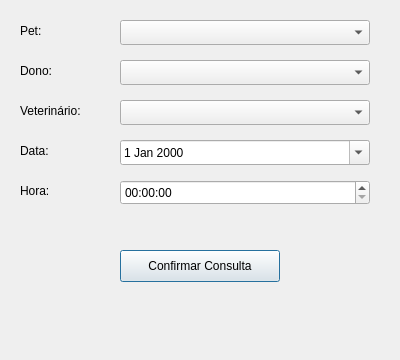
<?xml version="1.0" encoding="UTF-8"?>
<ui version="4.0">
 <class>DialogAgendarConsulta</class>
 <widget class="QDialog" name="DialogAgendarConsulta">
  <property name="geometry">
   <rect>
    <x>0</x>
    <y>0</y>
    <width>400</width>
    <height>360</height>
   </rect>
  </property>
  <property name="windowTitle">
   <string>Agendar Consulta</string>
  </property>
  <widget class="QLabel" name="labelPet">
   <property name="geometry">
    <rect>
     <x>20</x>
     <y>20</y>
     <width>91</width>
     <height>21</height>
    </rect>
   </property>
   <property name="text">
    <string>Pet:</string>
   </property>
  </widget>
  <widget class="QComboBox" name="comboPet">
   <property name="geometry">
    <rect>
     <x>120</x>
     <y>20</y>
     <width>250</width>
     <height>25</height>
    </rect>
   </property>
  </widget>

  <widget class="QLabel" name="labelDono">
   <property name="geometry">
    <rect>
     <x>20</x>
     <y>60</y>
     <width>91</width>
     <height>21</height>
    </rect>
   </property>
   <property name="text">
    <string>Dono:</string>
   </property>
  </widget>
  <widget class="QComboBox" name="comboDono">
   <property name="geometry">
    <rect>
     <x>120</x>
     <y>60</y>
     <width>250</width>
     <height>25</height>
    </rect>
   </property>
  </widget>

  <widget class="QLabel" name="labelVet">
   <property name="geometry">
    <rect>
     <x>20</x>
     <y>100</y>
     <width>91</width>
     <height>21</height>
    </rect>
   </property>
   <property name="text">
    <string>Veterinário:</string>
   </property>
  </widget>
  <widget class="QComboBox" name="comboVeterinario">
   <property name="geometry">
    <rect>
     <x>120</x>
     <y>100</y>
     <width>250</width>
     <height>25</height>
    </rect>
   </property>
  </widget>

  <widget class="QLabel" name="labelData">
   <property name="geometry">
    <rect>
     <x>20</x>
     <y>140</y>
     <width>91</width>
     <height>21</height>
    </rect>
   </property>
   <property name="text">
    <string>Data:</string>
   </property>
  </widget>
  <widget class="QDateEdit" name="dateEdit">
   <property name="geometry">
    <rect>
     <x>120</x>
     <y>140</y>
     <width>250</width>
     <height>25</height>
    </rect>
   </property>
   <property name="calendarPopup">
    <bool>true</bool>
   </property>
  </widget>

  <widget class="QLabel" name="labelHora">
   <property name="geometry">
    <rect>
     <x>20</x>
     <y>180</y>
     <width>91</width>
     <height>21</height>
    </rect>
   </property>
   <property name="text">
    <string>Hora:</string>
   </property>
  </widget>
  <widget class="QTimeEdit" name="timeEdit">
   <property name="geometry">
    <rect>
     <x>120</x>
     <y>180</y>
     <width>250</width>
     <height>25</height>
    </rect>
   </property>
  </widget>

  <widget class="QPushButton" name="btnConfirmar">
   <property name="geometry">
    <rect>
     <x>120</x>
     <y>250</y>
     <width>160</width>
     <height>32</height>
    </rect>
   </property>
   <property name="text">
    <string>Confirmar Consulta</string>
   </property>
  </widget>
 </widget>
 <resources/>
 <connections/>
</ui>
